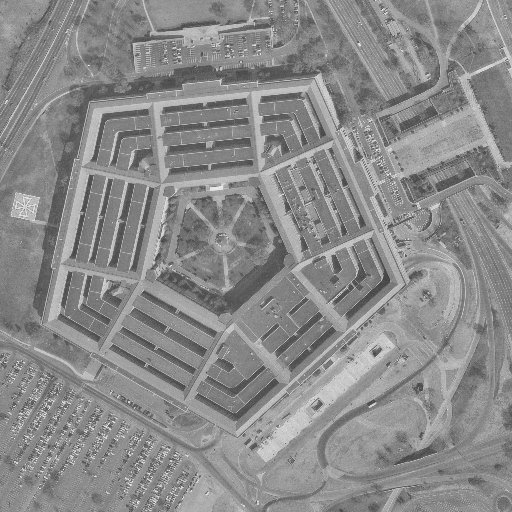
%> input picture ELEC498/Motion Detection/Pentagon.tiff, 512 x 512 px
$ octave q4a2.m   (GNU Octave 9; MATLAB toolbox functions it lacks are replaced by stand-ins)
%> lines starting %> are read from the running program, lines starting %| are printed output that depends on the picture
%q4a2

clear
clc
clf
%frame is image
%image is array
%array is a field
%field consists of rows

%img=imread('p1img.png');
%im=rgb2gray(img); %grayscale
%a=im2double(im); %uint8 to double

img2=imread('Pentagon.tiff'); %grayscale
%> img2 is the input picture: size 512x512 uint8; min 63, max 245, mean 138.5
b=im2double(img2); %uint8 to double

%odd rows
A=b(1:2:end,:); %row indices: 1 0 3 0 5... end
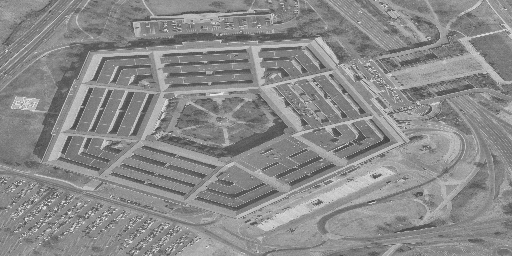
%> A: size 256x512 double; min 0.251, max 0.961, mean 0.543
%even rows
B=b(2:2:end,:); %0 2 0 4... end
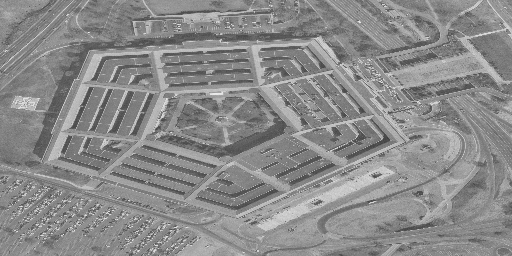
%> B: size 256x512 double; min 0.247, max 0.949, mean 0.543

%show the odd field
%imshow(A)
%imshowpair(A,b,'montage')

%interpolate: assume we only have the odd field
%take value of odd row and next of odd row: A(k-1)+A(k+1)
%take average: ( A(k-1)+A(k+1) )/2
%equal this to average: avg=( A(k-1)+A(k+1) )/2
%assign this average to value at current row,col C(r,c)=avg
%do same for "after-next" row


%Construct array C:
%since A is built from odd rows of original image
%for odd rows of C corresponds to rows of A
%if image limit is even, height of C is smaller than original
%if odd, height of C is equal to original


%since B is built from even rows of original image
%for even rows of C corresponds to rows of B
%if image limit is even, height of C is equal to original
%if odd, C is smaller than original
%first row of C is padded


k=1; %dummy k
for r=1:2:2*length(A(:,1)) %ex: up to 128 (height of A), base r on A's height

    %Inner loop: sweep row of A and output into current row of C
    for c=1:length(A(1,:)) %k is size of A's column
        C(r,c)=A(k,c); %C grows to be twice height of A
    end
    k=k+1;
end
%> this loop made 256 passes
%> r on passes 3 to 5: 5, 7, 9
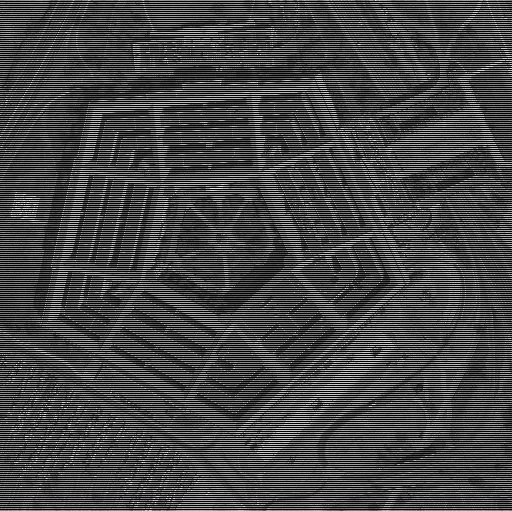
%> C: size 511x512 double; min 0, max 0.961, mean 0.272
%> after the loop, k = 257

%pad if not the same size
C=padarray(C,1,0,'post');
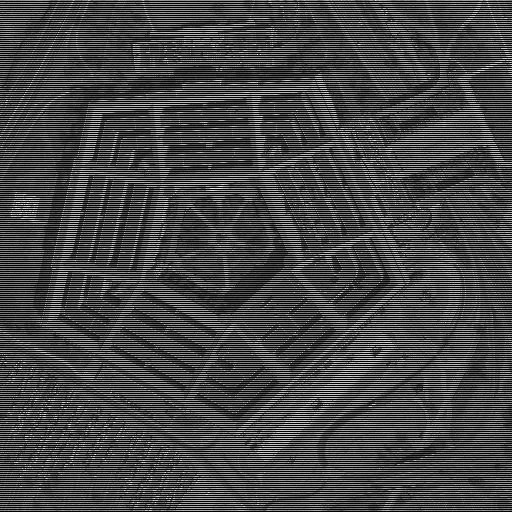
%> C: size 512x512 double; min 0, max 0.961, mean 0.272
C0=C;

%interpolation: using mean with intensity error as threshold
%for odd rows of C == avg
k=2;
for r=2:2:2*length(A(:,1))-3

    %vertical scan
    for c=1:length(A(1,:)); %throughout entire row

         %condition: intensity error
         if abs(A(k-1,c)-A(k+1,c))/A(k-1,c)>0.3 %different
         C(r,c)=A(k-1,c); %use previous pixel
         else %if a bit similar
         C(r,c)=( A(k-1,c)+A(k+1,c) )/2; %mean
         end

    end %end vertical scan


    %horizontal scan
    for c=1:length(A(1,:))-1; %throughout entire row
         if abs(A(k-1,c)-A(k-1,c+1))/A(k-1,c)>0.7 %if very different
             C(r,c)=A(k-1,c); %keep the current column pixel
         else %not much different
             C(r,c)=( A(k-1,c)+A(k-1,c+1) )/2; %use mean

         end

    end %end horizontal scan
    k=k+1;
 end
%> this loop made 254 passes
%> r on passes 2 to 4: 4, 6, 8
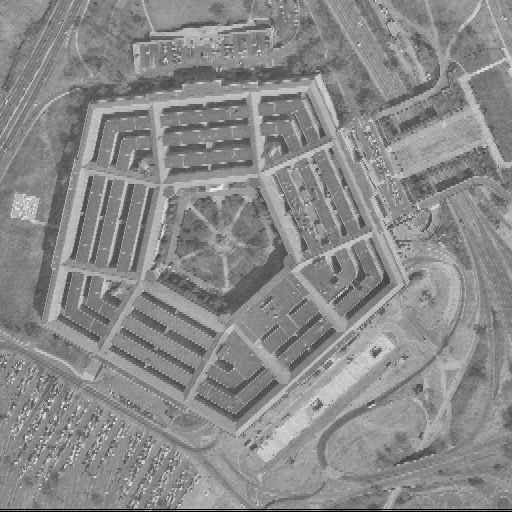
%> C: size 512x512 double; min 0, max 0.961, mean 0.54
%> after the loop, k = 256
C=C+abs(mean(C,'all')-mean(b,'all')); %readjust PSNR
% [9 lines of commented-out code are left out]
imshowpair(C,b,'montage') %b is original stock image
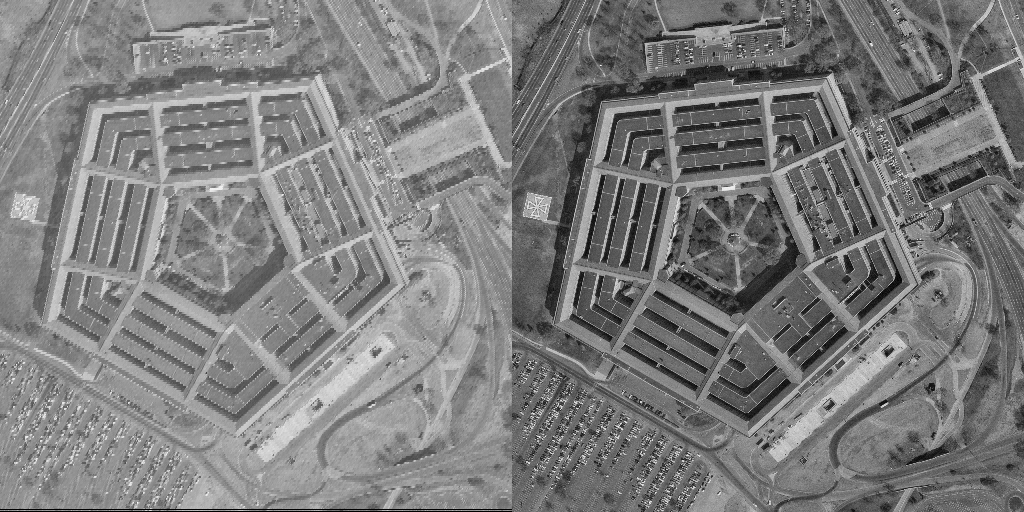
%> displayed picture: size 512x1024, on the screen's scale of 0 to 255; min 0, max 255, mean 124.6
%saveas(gcf,'q4b2.png');
%imhist(C)
ref=b;
peaksnr = psnr(C,ref)
%> peaksnr = 24.31

$ run again, with ELEC498/Motion Detection/house.tiff copied over ELEC498/Motion Detection/Pentagon.tiff
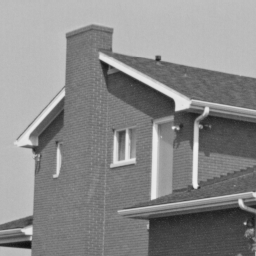
%> input picture ELEC498/Motion Detection/house.tiff, 256 x 256 px
%> img2 is the input picture: size 256x256 uint8; min 16, max 239, mean 138
%> the loop `for r=1:2:2*length(A(:,1)) %ex: up to 128 (height of A), base r on A's..` made 128 passes
%> r on passes 3 to 10: 5, 7, 9, 11, 13, 15, 17, 19
%> after the loop `for r=1:2:2*length(A(:,1)) %ex: up to 128 (height of A), base r on A's..`:
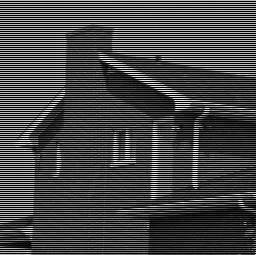
%> C: size 255x256 double; min 0, max 0.937, mean 0.272
%> after the loop `for r=1:2:2*length(A(:,1)) %ex: up to 128 (height of A), base r on A's..`: k = 129
%> the loop `for r=2:2:2*length(A(:,1))-3` made 126 passes
%> r on passes 2 to 9: 4, 6, 8, 10, 12, 14, 16, 18
%> after the loop `for r=2:2:2*length(A(:,1))-3`: k = 128
%> `imshowpair(C,b,'montage')`:
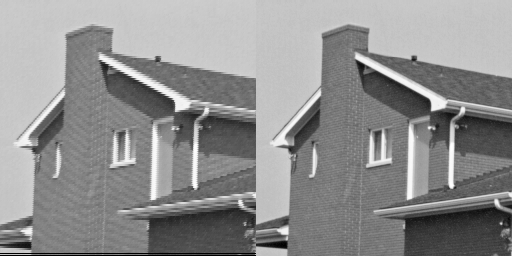
%> displayed picture: size 256x512, on the screen's scale of 0 to 255; min 0, max 255, mean 143
%> peaksnr = 25.46
